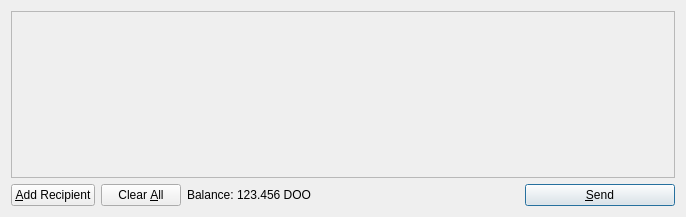
<?xml version="1.0" encoding="UTF-8"?>
<ui version="4.0">
 <class>SendCoinsDialog</class>
 <widget class="QDialog" name="SendCoinsDialog">
  <property name="geometry">
   <rect>
    <x>0</x>
    <y>0</y>
    <width>686</width>
    <height>217</height>
   </rect>
  </property>
  <property name="windowTitle">
   <string>Send Coins</string>
  </property>
  <layout class="QVBoxLayout" name="verticalLayout">
   <item>
    <widget class="QScrollArea" name="scrollArea">
     <property name="widgetResizable">
      <bool>true</bool>
     </property>
     <widget class="QWidget" name="scrollAreaWidgetContents">
      <property name="geometry">
       <rect>
        <x>0</x>
        <y>0</y>
        <width>666</width>
        <height>165</height>
       </rect>
      </property>
      <layout class="QVBoxLayout" name="verticalLayout_2">
       <property name="margin">
        <number>0</number>
       </property>
       <item>
        <layout class="QVBoxLayout" name="entries">
         <property name="spacing">
          <number>6</number>
         </property>
        </layout>
       </item>
       <item>
        <spacer name="verticalSpacer">
         <property name="orientation">
          <enum>Qt::Vertical</enum>
         </property>
         <property name="sizeHint" stdset="0">
          <size>
           <width>20</width>
           <height>40</height>
          </size>
         </property>
        </spacer>
       </item>
      </layout>
     </widget>
    </widget>
   </item>
   <item>
    <layout class="QHBoxLayout" name="horizontalLayout">
     <item>
      <widget class="QPushButton" name="addButton">
       <property name="toolTip">
        <string>Send to multiple recipients at once</string>
       </property>
       <property name="text">
        <string>&amp;Add Recipient</string>
       </property>
       <property name="icon">
        <iconset resource="../bitcoin.qrc">
         <normaloff>:/icons/add</normaloff>:/icons/add</iconset>
       </property>
       <property name="autoDefault">
        <bool>false</bool>
       </property>
      </widget>
     </item>
     <item>
      <widget class="QPushButton" name="clearButton">
       <property name="sizePolicy">
        <sizepolicy hsizetype="Minimum" vsizetype="Fixed">
         <horstretch>0</horstretch>
         <verstretch>0</verstretch>
        </sizepolicy>
       </property>
       <property name="toolTip">
        <string>Remove all transaction fields</string>
       </property>
       <property name="text">
        <string>Clear &amp;All</string>
       </property>
       <property name="icon">
        <iconset resource="../bitcoin.qrc">
         <normaloff>:/icons/remove</normaloff>:/icons/remove</iconset>
       </property>
       <property name="autoRepeatDelay">
        <number>300</number>
       </property>
       <property name="autoDefault">
        <bool>false</bool>
       </property>
      </widget>
     </item>
     <item>
      <layout class="QHBoxLayout" name="horizontalLayout_2">
       <property name="spacing">
        <number>3</number>
       </property>
       <item>
        <widget class="QLabel" name="label">
         <property name="text">
          <string>Balance:</string>
         </property>
        </widget>
       </item>
       <item>
        <widget class="QLabel" name="labelBalance">
         <property name="cursor">
          <cursorShape>IBeamCursor</cursorShape>
         </property>
         <property name="text">
          <string>123.456 DOO</string>
         </property>
         <property name="textInteractionFlags">
          <set>Qt::LinksAccessibleByMouse|Qt::TextSelectableByKeyboard|Qt::TextSelectableByMouse</set>
         </property>
        </widget>
       </item>
      </layout>
     </item>
     <item>
      <spacer name="horizontalSpacer">
       <property name="orientation">
        <enum>Qt::Horizontal</enum>
       </property>
       <property name="sizeHint" stdset="0">
        <size>
         <width>40</width>
         <height>20</height>
        </size>
       </property>
      </spacer>
     </item>
     <item>
      <widget class="QPushButton" name="sendButton">
       <property name="minimumSize">
        <size>
         <width>150</width>
         <height>0</height>
        </size>
       </property>
       <property name="toolTip">
        <string>Confirm the send action</string>
       </property>
       <property name="text">
        <string>&amp;Send</string>
       </property>
       <property name="icon">
        <iconset resource="../bitcoin.qrc">
         <normaloff>:/icons/send</normaloff>:/icons/send</iconset>
       </property>
       <property name="default">
        <bool>true</bool>
       </property>
      </widget>
     </item>
    </layout>
   </item>
  </layout>
 </widget>
 <resources>
  <include location="../bitcoin.qrc"/>
 </resources>
 <connections/>
</ui>
